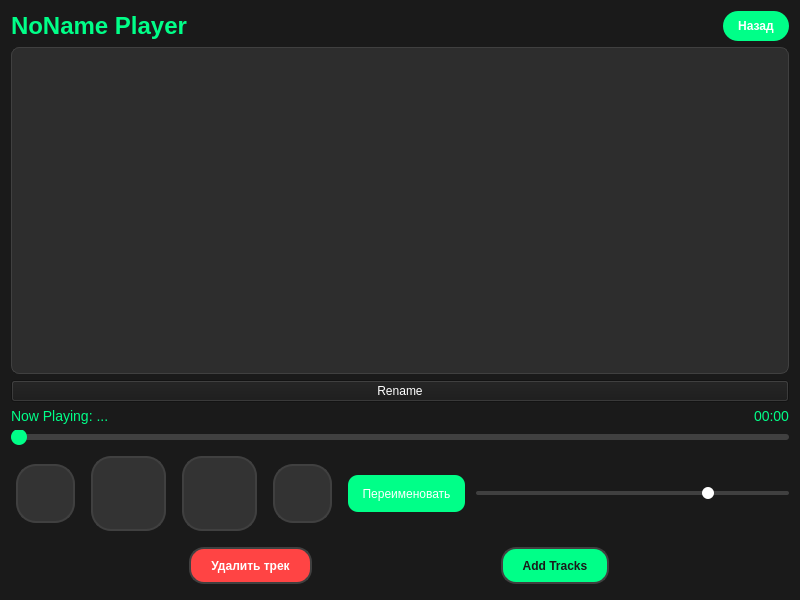
<?xml version="1.0" encoding="UTF-8"?>
<ui version="4.0">
 <class>Widget</class>
 <widget class="QWidget" name="Widget">
  <property name="geometry">
   <rect>
    <x>0</x>
    <y>0</y>
    <width>800</width>
    <height>600</height>
   </rect>
  </property>
  <property name="windowTitle">
   <string>NoName Player</string>
  </property>
  <property name="styleSheet">
   <string notr="true">
    QWidget {
        background: #1a1a1a;
        color: #ffffff;
        font-family: 'Segoe UI';
    }
    QTableView {
        background: #2d2d2d;
        border: 1px solid #404040;
        border-radius: 8px;
        gridline-color: #404040;
    }
    QToolButton {
        background: #333333;
        border: 2px solid #404040;
        border-radius: 20px;
        padding: 10px;
        margin: 5px;
    }
    QToolButton:hover {
        background: #404040;
    }
    QToolButton:pressed {
        background: #4d4d4d;
    }
    QSlider::groove:horizontal {
        height: 6px;
        background: #404040;
        border-radius: 3px;
    }
    QSlider::handle:horizontal {
        background: #00ff88;
        width: 16px;
        margin: -5px 0;
        border-radius: 8px;
    }
   </string>
  </property>
  <layout class="QVBoxLayout" name="verticalLayout">
   <item>
    <layout class="QHBoxLayout" name="headerLayout">
     <item>
      <widget class="QLabel" name="label">
       <property name="styleSheet">
        <string notr="true">font-size: 24px; font-weight: bold; color: #00ff88;</string>
       </property>
       <property name="text">
        <string>NoName Player</string>
       </property>
      </widget>
     </item>
     <item>
      <spacer name="horizontalSpacer">
       <property name="orientation">
        <enum>Qt::Orientation::Horizontal</enum>
       </property>
       <property name="sizeHint" stdset="0">
        <size>
         <width>40</width>
         <height>20</height>
        </size>
       </property>
      </spacer>
     </item>
     <item>
      <widget class="QPushButton" name="btnBack">
       <property name="styleSheet">
        <string notr="true">QPushButton#btnBack {
    padding: 8px 15px;
    border-radius: 15px;
    background: #00ff88;
    color: #ffffff;
    font-weight: bold;
}

QPushButton#btnBack:hover {
    background: #00cc6a;
}
</string>
       </property>
       <property name="text">
        <string>Назад</string>
       </property>
       <property name="autoRepeat">
        <bool>false</bool>
       </property>
      </widget>
     </item>
    </layout>
   </item>
   <item>
    <widget class="QTableView" name="playlistView">
     <property name="styleSheet">
      <string notr="true">
       QHeaderView::section {
           background: #333333;
           padding: 8px;
           border: none;
       }
      </string>
     </property>
    </widget>
   </item>
   <item>
    <widget class="QPushButton" name="renameButton">
     <property name="text">
      <string>Rename</string>
     </property>
    </widget>
   </item>
   <item>
    <layout class="QHBoxLayout" name="trackInfoLayout">
     <item>
      <widget class="QLabel" name="currentTrackLabel">
       <property name="styleSheet">
        <string notr="true">color: #00ff88; font-size: 14px;</string>
       </property>
       <property name="text">
        <string>Now Playing: ...</string>
       </property>
      </widget>
     </item>
     <item alignment="Qt::AlignmentFlag::AlignRight">
      <widget class="QLabel" name="timeLabel">
       <property name="styleSheet">
        <string notr="true">color: #00ff88; font-size: 14px;</string>
       </property>
       <property name="text">
        <string>00:00</string>
       </property>
      </widget>
     </item>
    </layout>
   </item>
   <item>
    <widget class="QSlider" name="progressSlider">
     <property name="orientation">
      <enum>Qt::Orientation::Horizontal</enum>
     </property>
    </widget>
   </item>
   <item>
    <layout class="QHBoxLayout" name="controlsLayout">
     <item>
      <widget class="QToolButton" name="btn_previous">
       <property name="icon">
        <iconset resource="buttons.qrc">
         <normaloff>:/buttons/skip-previous.png</normaloff>:/buttons/skip-previous.png</iconset>
       </property>
       <property name="iconSize">
        <size>
         <width>32</width>
         <height>32</height>
        </size>
       </property>
      </widget>
     </item>
     <item>
      <widget class="QToolButton" name="btn_play">
       <property name="icon">
        <iconset resource="buttons.qrc">
         <normaloff>:/buttons/play.png</normaloff>:/buttons/play.png</iconset>
       </property>
       <property name="iconSize">
        <size>
         <width>48</width>
         <height>48</height>
        </size>
       </property>
      </widget>
     </item>
     <item>
      <widget class="QToolButton" name="btn_pause">
       <property name="icon">
        <iconset resource="buttons.qrc">
         <normaloff>:/buttons/pause.png</normaloff>:/buttons/pause.png</iconset>
       </property>
       <property name="iconSize">
        <size>
         <width>48</width>
         <height>48</height>
        </size>
       </property>
      </widget>
     </item>
     <item>
      <widget class="QToolButton" name="btn_next">
       <property name="icon">
        <iconset resource="buttons.qrc">
         <normaloff>:/buttons/skip-next.png</normaloff>:/buttons/skip-next.png</iconset>
       </property>
       <property name="iconSize">
        <size>
         <width>32</width>
         <height>32</height>
        </size>
       </property>
      </widget>
     </item>
     <item>
      <widget class="QToolButton" name="btnRename">
       <property name="visible">
        <bool>false</bool>
       </property>
       <property name="toolTip">
        <string>Rename track</string>
       </property>
       <property name="styleSheet">
        <string notr="true">
      QToolButton {
          background: #00ff88;
          color: #ffffff;
          border: none;
          border-radius: 10px;
      }
      QToolButton:hover {
          background: #00cc6a;
      }
     </string>
       </property>
       <property name="text">
        <string>Переименовать</string>
       </property>
       <property name="icon">
        <iconset resource="buttons.qrc">
         <normaloff>:/buttons/rename.png</normaloff>:/buttons/rename.png</iconset>
       </property>
       <property name="checkable">
        <bool>true</bool>
       </property>
      </widget>
     </item>
     <item>
      <widget class="QSlider" name="volumeSlider">
       <property name="styleSheet">
        <string notr="true">
         QSlider::groove:horizontal {
             height: 4px;
             background: #404040;
             border-radius: 2px;
         }
         QSlider::handle:horizontal {
             background: #ffffff;
             width: 12px;
             margin: -4px 0;
             border-radius: 6px;
         }
        </string>
       </property>
       <property name="minimum">
        <number>0</number>
       </property>
       <property name="maximum">
        <number>100</number>
       </property>
       <property name="value">
        <number>75</number>
       </property>
       <property name="orientation">
        <enum>Qt::Orientation::Horizontal</enum>
       </property>
      </widget>
     </item>
    </layout>
   </item>
   <item>
    <layout class="QHBoxLayout" name="bottomLayout">
     <item>
      <widget class="QToolButton" name="btnRemove">
       <property name="toolTip">
        <string>Remove selected track</string>
       </property>
       <property name="styleSheet">
        <string notr="true">
      QToolButton {
          padding: 8px 15px;
          border-radius: 15px;
          background: #ff4444; /* Красный цвет для удаления */
          color: #ffffff;
          font-weight: bold;
      }
      QToolButton:hover {
          background: #cc0000; /* Темнее при наведении */
      }
     </string>
       </property>
       <property name="text">
        <string>Удалить трек</string>
       </property>
       <property name="icon">
        <iconset resource="buttons.qrc">
         <normaloff>:/buttons/remove.png</normaloff>:/buttons/remove.png</iconset>
       </property>
      </widget>
     </item>
     <item>
      <widget class="QToolButton" name="btn_add">
       <property name="toolTip">
        <string>Add music files</string>
       </property>
       <property name="styleSheet">
        <string notr="true">
         QToolButton {
             padding: 8px 15px;
             border-radius: 15px;
             background: #00ff88;
             color: #1a1a1a;
             font-weight: bold;
         }
         QToolButton:hover {
             background: #00cc6a;
         }
        </string>
       </property>
       <property name="text">
        <string>Add Tracks</string>
       </property>
       <property name="icon">
        <iconset>
         <normaloff>:/buttons/add.png</normaloff>:/buttons/add.png</iconset>
       </property>
      </widget>
     </item>
    </layout>
   </item>
  </layout>
 </widget>
 <resources>
  <include location="buttons.qrc"/>
 </resources>
 <connections/>
</ui>
